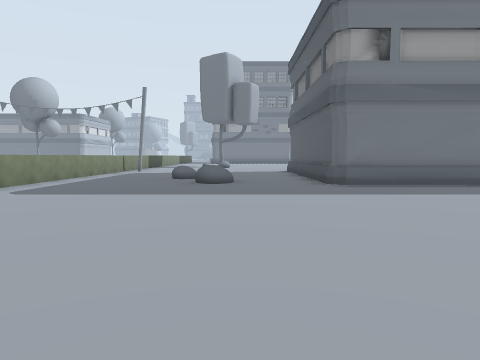
view 1 (above)

24 first-person views from a walk through a Unity game level. The camera is 1.2 m above the floor, tilts 4° down and sees 70° across. The floor is counted in squares, 2 m on a side. Each view is taken from the middle of a square. On the plan, view 1 faces up. The plan holds only what a view shows up to about 10 squares ahead; the rest is blank. The place goes on beyond the plan. Some animated figures are not drawn.

view 2
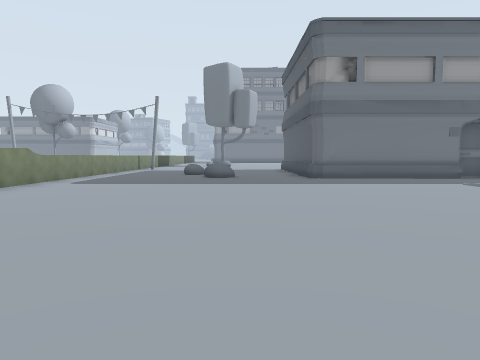

view 3
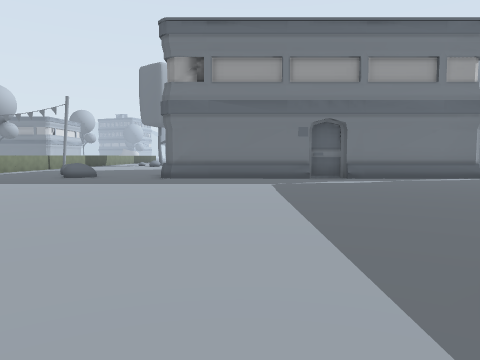

view 4
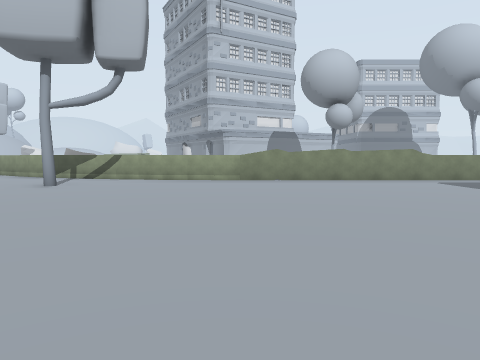

view 5
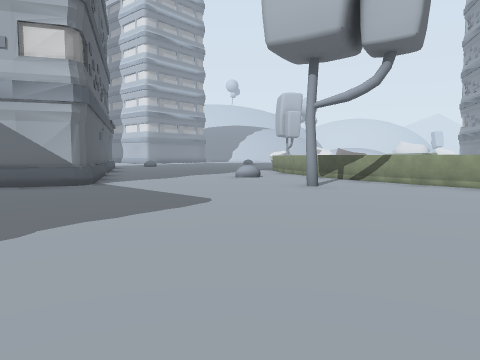

view 6
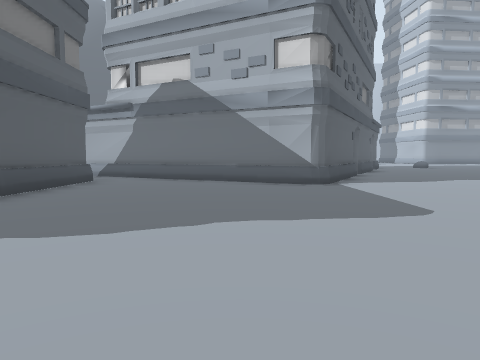

view 7
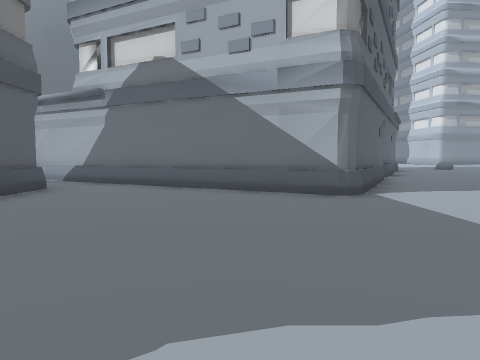

view 8
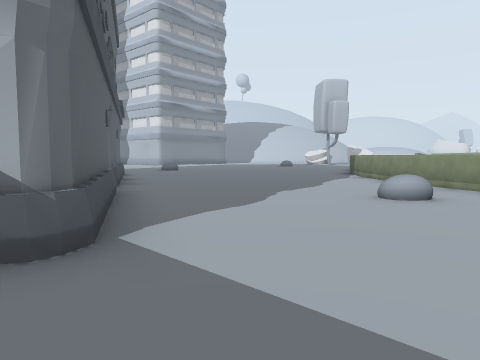

view 9
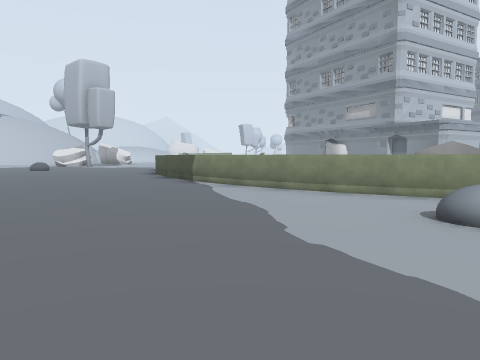

view 10
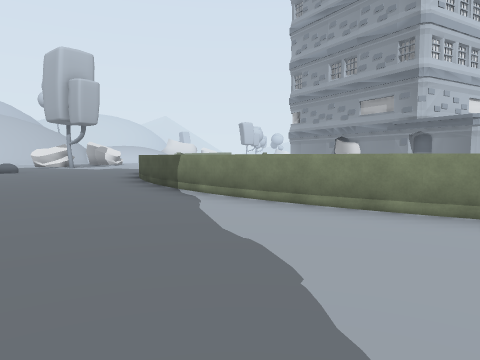

view 11
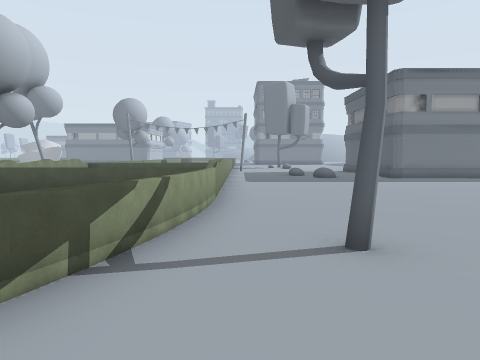

view 12
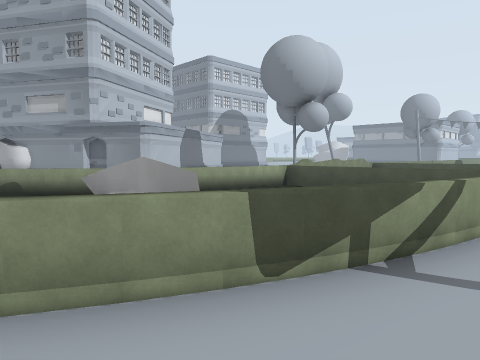

view 13
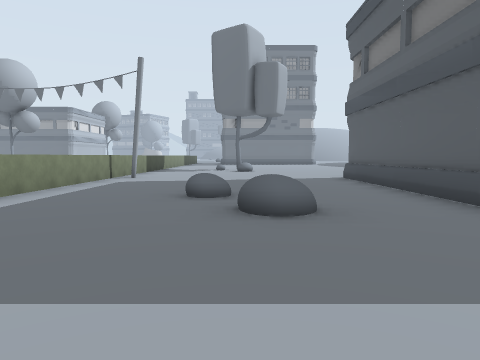

view 14
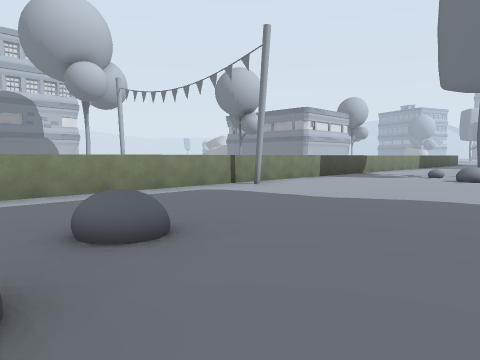

view 15
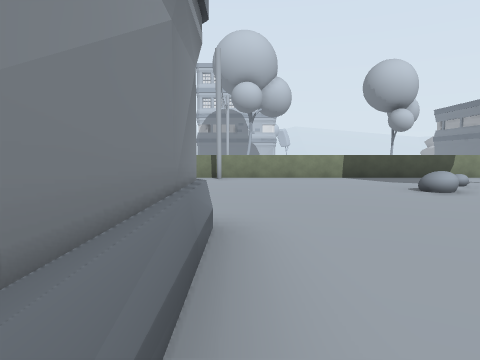

view 16
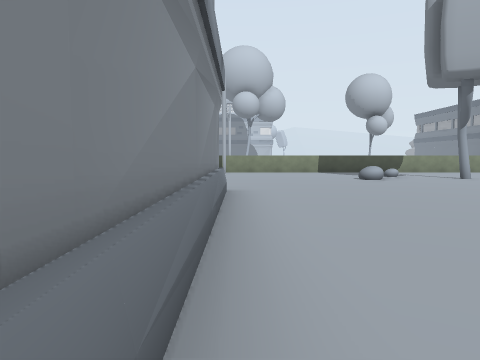

view 17
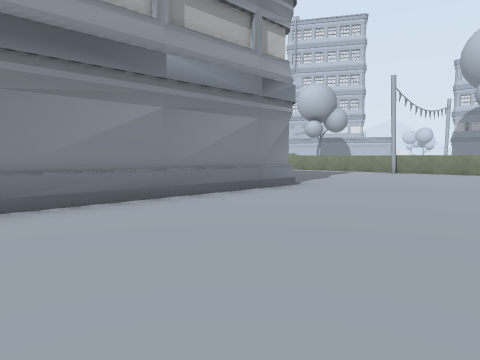

view 18
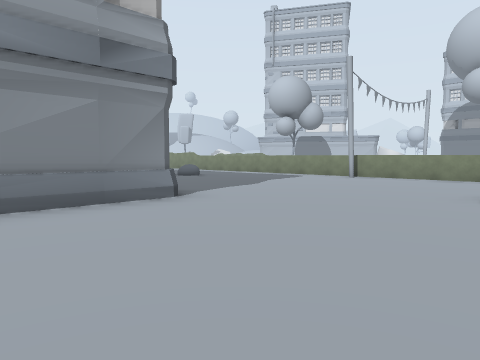

view 19
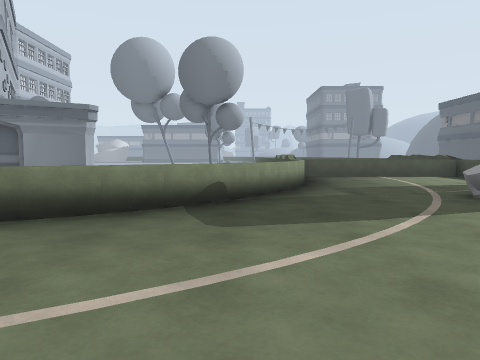

view 20
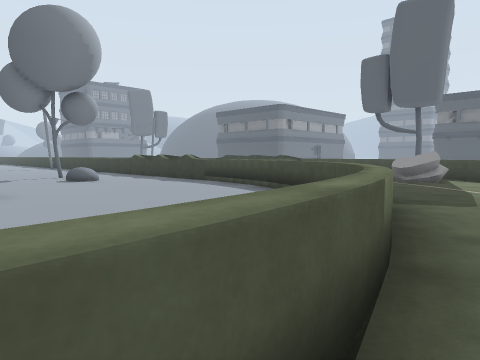

view 21
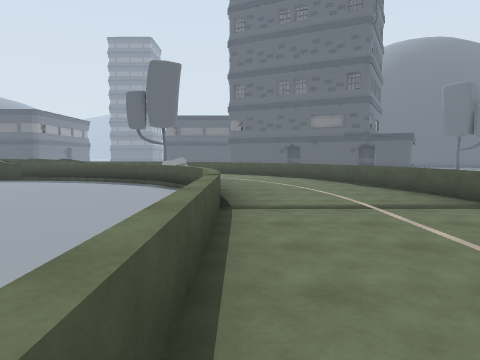

view 22
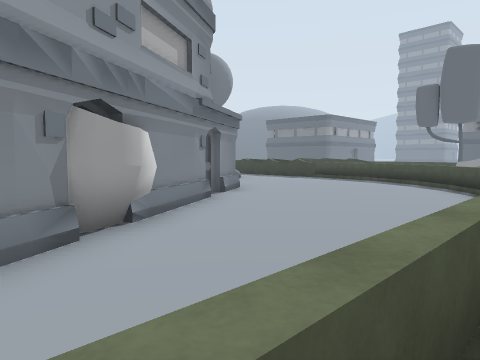

view 23
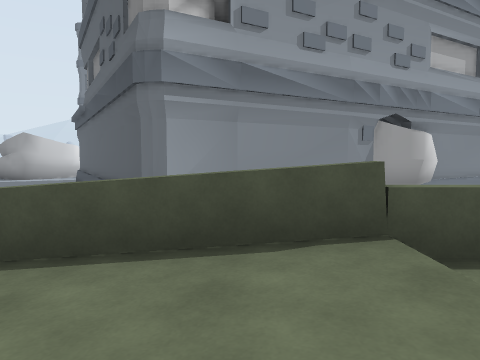

view 24
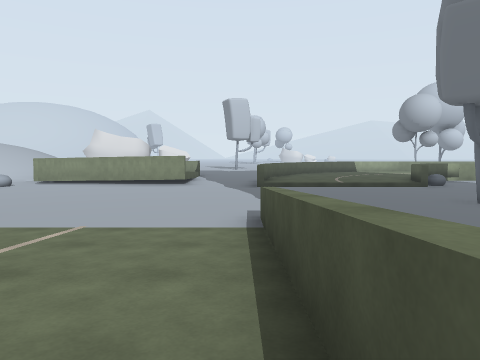

### Floor plan
Key: @ floor where view 1 was taken; # wall or solid block; x gap in a wall; . main floor; : floor 0.25 m higher than the main floor; / step, stairs or slope; = window, fence, low wall or low ledge; ^ raised ledge; T tree; B building; O other object.
Columns run from 33 left of view 1 to 8 right of it. Each row starts with its distance up from view 1.
 18                             =.............
 17                             =...O.........
 16                             =.............
 15                             =.............
 14                             =.............
 13                             =......#######
 12                             =......#
 11                             =......#
 10                             =......#
  9                             =..O...#
  8                             =...O..#  ###
  7                             =......####.##
  6                             #.............
  5                             #.............
  4                    ..   ^   #.............
  3                    ..O  #   #.............
  2                    .... ^   #............
  1       B           ..... ^===#...........
  0       B          #B....=::::=....@......
 -1  #..   #    OO##B......^::::=..........
 -2  /...T B   OOB#........=::::=.........
 -3  /......#   #B........#=::::=.T........
 -4  /...... ##B.........==:::Ox#..........#
 -5  /....   B .........#=:::::=...........#
 -6 =/.             #=^==:::::##./.........#
 -7  .....=====/=====::::::::##......##B...#
 -8  .......////::::::::::::##.......#  #B..
 -9  .......///  ::::::::::##.......##    #B
-10  .......       ::::::==#........#
-11  .....           ====#.........B
-12  ....               ..........B

Where each view was taken, in squares from view 1:
view 1: 0 up, 0 right, facing up
view 2: 2 down, 0 right, facing up
view 3: 2 down, 4 right, facing up
view 4: 1 up, 4 right, facing left
view 5: 1 up, 3 right, facing down-left
view 6: 1 up, 2 right, facing down
view 7: 1 down, 2 right, facing down
view 8: 4 down, 1 right, facing down-left
view 9: 8 down, 1 left, facing left
view 10: 8 down, 3 left, facing left
view 11: 6 down, 4 left, facing up
view 12: 6 down, 4 left, facing up-left
view 13: 4 up, 1 left, facing up
view 14: 8 up, 1 right, facing up-left
view 15: 14 up, 5 right, facing left
view 16: 14 up, 8 right, facing left
view 17: 18 up, 8 right, facing down-left
view 18: 18 up, 5 right, facing down-left
view 19: 9 down, 11 left, facing up
view 20: 7 down, 16 left, facing up-right
view 21: 7 down, 22 left, facing right
view 22: 7 down, 22 left, facing up-right
view 23: 9 down, 23 left, facing up
view 24: 7 down, 22 left, facing left
